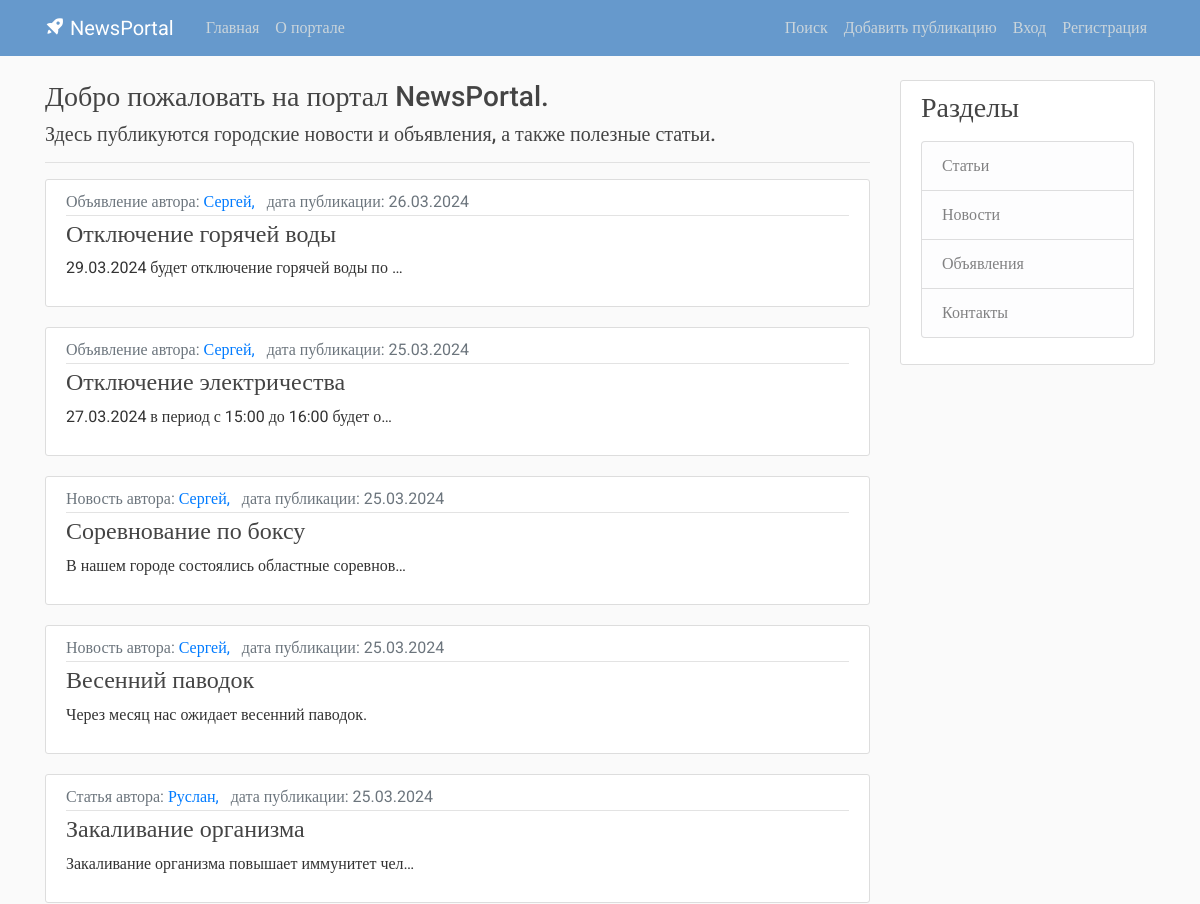
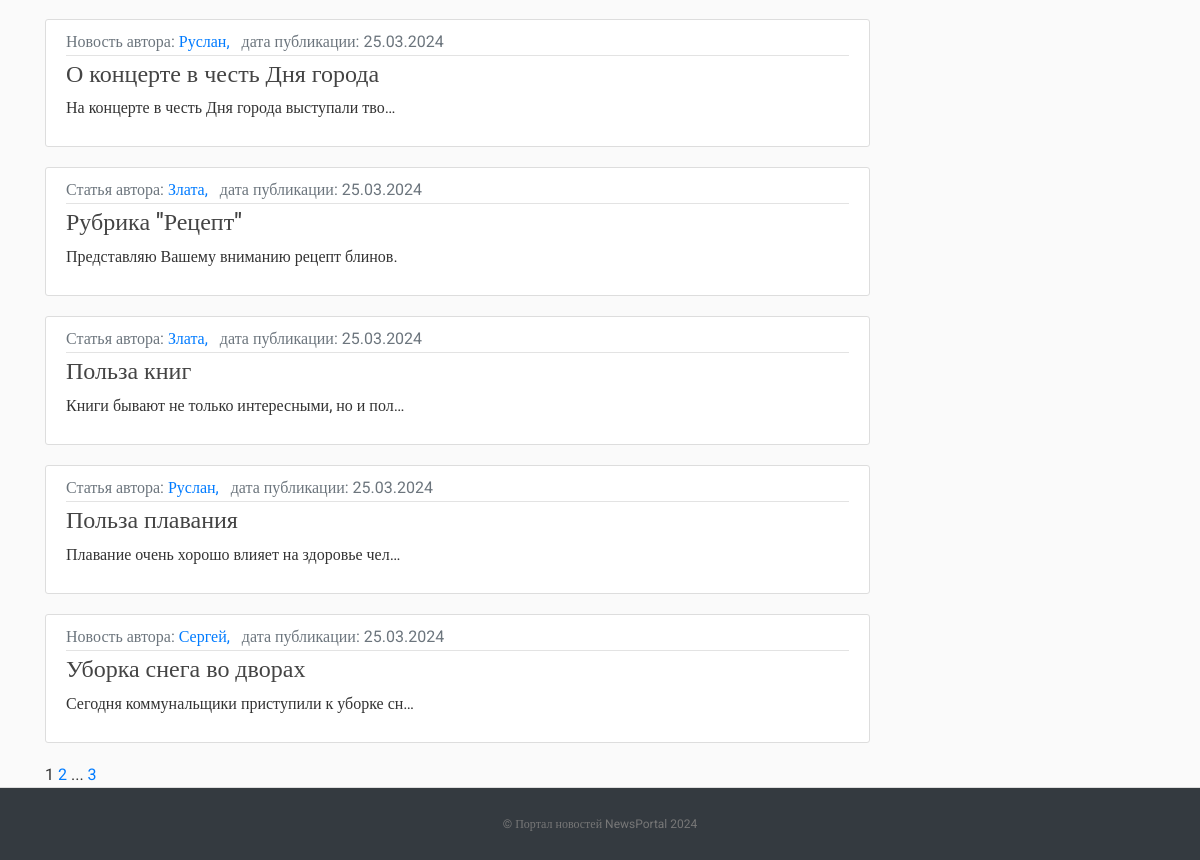
The page / on the database its author committed (2 pictures, top to bottom).
### post/models.py (models this page shows, shortened)
class Post(models.Model):
    NEWS = 'NW'
    ARTICLE = 'AR'
    NOTIFICATION = 'NT'
    CATEGORY_CHOICES = (
        (NEWS, 'Новость'),
        (ARTICLE, 'Статья'),
        (NOTIFICATION, 'Объявление'),
    )
    categoryType = models.CharField(max_length=2, choices=CATEGORY_CHOICES, default=ARTICLE, verbose_name='Тип публикации')
    dateCreation = models.DateTimeField(default=timezone.now, verbose_name='Дата и время создания публикации')
    title = models.CharField(max_length=128, verbose_name='Заголовок публикации')
    text = models.TextField(verbose_name='Текст публикации')
    rating = models.SmallIntegerField(default=0, verbose_name='Рейтинг публикации')
    author = models.ForeignKey(Author, on_delete=models.CASCADE, verbose_name='Автор публикации')
    category = models.ManyToManyField(Category, verbose_name='Категория публикации')
    def get_absolute_url(self):
        return reverse('post_detail', args=[str(self.id)])
    class Meta:
        ordering = ['-dateCreation',]
        verbose_name = 'Публикация'
        verbose_name_plural = 'Публикации'

class Author(models.Model):
    authorUser = models.OneToOneField(User, unique=True, on_delete=models.CASCADE)
    ratingAuthor = models.SmallIntegerField(default=0)
    def __str__(self):
        return self.authorUser.username
    class Meta:
        verbose_name = 'Автор'
        verbose_name_plural = 'Авторы'

### post/views.py (the view)
# urls.py: path('', PostHome.as_view(), name='portal_home'),
class PostHome(ListView):
    model = Post
    ordering = '-dateCreation'
    template_name = 'flatpages/home.html'
    context_object_name = 'postlist'
    paginate_by = 10  # количество записей на странице

### post/templatetags/custom_tags.py (called while the page is built)
@register.simple_tag(takes_context=True)
def url_replace(context, **kwargs):
   d = context['request'].GET.copy()
   for k, v in kwargs.items():
       d[k] = v
   return d.urlencode()

### templates/flatpages/home.html (shortened to what this page needs)
{% extends 'flatpages/default.html' %}
{% load censor %}
{% load custom_tags %}
{% block content %}
<h3>Добро пожаловать на портал NewsPortal.</h3>
    <h5>Здесь публикуются городские новости и объявления, а также полезные статьи.</h5>
<hr />
{% for post in postlist %}
    <article class="media content-section">
        <div class="media-body">
            <div class="article-metadata">
                <a class="text-muted"> {{ post.get_categoryType_display }} автора: </a>
                <a class="mr-2" href="#"> {{ post.author }}, </a>
                <a class="text-muted">дата публикации: {{ post.dateCreation|date:"d.m.Y" }}</a>
            </div>
              <h4><a class="article-title" href="{{ post.get_absolute_url }}">{{ post.title|censor_w }}</a></h4>
              <p class="article-content">{{ post.text|truncatechars:45|censor_w }}</p>
        </div>
    </article>
{% endfor %}
{{ page_obj.number }}
{% if page_obj.has_next %}
    <a href="?{% url_replace page=page_obj.next_page_number %}">{{ page_obj.next_page_number }}</a>
    {% if paginator.num_pages != page_obj.next_page_number %}
        ...
        <a href="?{% url_replace page=page_obj.paginator.num_pages %}">{{ page_obj.paginator.num_pages }}</a>
    {% endif %}
{% endif %}
{% endblock content %}

### templates/flatpages/default.html (shortened to what this page needs)
<!DOCTYPE html>
{% load static %}
<html>
<head>
     <link rel="stylesheet" href="https://maxcdn.bootstrapcdn.com/bootstrap/4.0.0/css/bootstrap.min.css">
     <link rel="stylesheet" type="text/css" href="{% static 'css/main.css' %}">
     <link href='https://unpkg.com/boxicons@2.1.2/css/boxicons.min.css' rel='stylesheet'>
</head>
<body>
    <header class="site-header">
      <nav class="navbar navbar-expand-md navbar-dark bg-blue fixed-top">
        <div class="container">
          <a class="navbar-brand mr-4" href="#"><i class='bx bxs-rocket bx-tada-hover'></i> NewsPortal</a>
          <div class="collapse navbar-collapse" id="navbarToggle">
            <div class="navbar-nav mr-auto">
              <a class="nav-item nav-link " href="{% url 'portal_home' %}">Главная</a>
              <a class="nav-item nav-link" href='/about/'>О портале</a>
            </div>
            <div class="navbar-nav">
                <a class="nav-item nav-link" href="{% url 'post_search' %}">Поиск</a>
                <a class="nav-item nav-link" href="{% url 'post_create' %}">Добавить публикацию</a>
                <a class="nav-item nav-link" href="#">Вход</a>
                <a class="nav-item nav-link" href="#">Регистрация</a>
            </div>
          </div>
        </div>
      </nav>
    </header>
    <main role="main" class="container">
      <div class="row">
        <div class="col-md-9">
          {% block content %} {{ flatpage.content }} {% endblock %}
        </div>
        <div class="col-md-3">
          <div class="content-section">
            <h3>Разделы</h3>
            <p class='text-muted'>
              <ul class="list-group">
                <a class="list-group-item list-group-item-light" href="{% url 'article_list' %}">Статьи</a>
                <a class="list-group-item list-group-item-light" href="{% url 'news_list' %}">Новости</a>
                <a class="list-group-item list-group-item-light" href="{% url 'notification_list' %}">Объявления</a>
                <a class="list-group-item list-group-item-light" href="/contacts/">Контакты</a>
              </ul>
            </p>
          </div>
        </div>
      </div>
    </main>
    <footer class="text-center bg-dark">
      <p><a href="#">© Портал новостей NewsPortal 2024</a></p>
    </footer>
</body>
</html>

### static/css/main.css (style rules this page uses)
body, html { width:100%; height:100% }
body { margin:0; padding:0; background: #fafafa; color: #333333; margin-top: 5rem; font-family:Roboto; }
h1, h2, h3, h4, h5, h6 { color: #444444; }
ul { margin: 0; }
.bg-blue { background-color: #6699cc; }
.site-header .navbar-nav .nav-link { color: #cbd5db; }
.content-section { background: #ffffff; padding: 10px 20px; border: 1px solid #dddddd; border-radius: 3px; margin-bottom: 20px; }
.article-title { color: #444444; }
.article-content { white-space: pre-line; }
.article-metadata { padding-bottom: 1px; margin-bottom: 4px; border-bottom: 1px solid #e3e3e3 }
footer { position: sticky!important; top: 100%; padding-top:25px; padding-bottom:25px; border-top:1px solid #ddd; }
footer p { margin:2px; text-align:center; padding:0 40px; color:#fff; font-size:12px; }
footer a { color:#777 }

### rows shown on the page
Post: categoryType "Объявление", author "Сергей", dateCreation "26.03.2024", title|censor_w "Отключение горячей воды", text|censor_w "29.03.2024 будет отключение горячей воды по …"
Post: categoryType "Объявление", author "Сергей", dateCreation "25.03.2024", title|censor_w "Отключение электричества", text|censor_w "27.03.2024 в период с 15:00 до 16:00 будет о…"
Post: categoryType "Новость", author "Сергей", dateCreation "25.03.2024", title|censor_w "Соревнование по боксу", text|censor_w "В нашем городе состоялись областные соревнов…"
Post: categoryType "Новость", author "Сергей", dateCreation "25.03.2024", title|censor_w "Весенний паводок", text|censor_w "Через месяц нас ожидает весенний паводок."
Post: categoryType "Статья", author "Руслан", dateCreation "25.03.2024", title|censor_w "Закаливание организма", text|censor_w "Закаливание организма повышает иммунитет чел…"
Post: categoryType "Новость", author "Руслан", dateCreation "25.03.2024", title|censor_w "О концерте в честь Дня города", text|censor_w "На концерте в честь Дня города выступали тво…"
Post: categoryType "Статья", author "Злата", dateCreation "25.03.2024", title|censor_w "Рубрика \"Рецепт\"", text|censor_w "Представляю Вашему вниманию рецепт блинов."
Post: categoryType "Статья", author "Злата", dateCreation "25.03.2024", title|censor_w "Польза книг", text|censor_w "Книги бывают не только интересными, но и пол…"
Post: categoryType "Статья", author "Руслан", dateCreation "25.03.2024", title|censor_w "Польза плавания", text|censor_w "Плавание очень хорошо влияет на здоровье чел…"
Post: categoryType "Новость", author "Сергей", dateCreation "25.03.2024", title|censor_w "Уборка снега во дворах", text|censor_w "Сегодня коммунальщики приступили к уборке сн…"

### other values the page prints
{{ page_obj.number }} "1"
{{ page_obj.next_page_number }} "2"
{{ page_obj.paginator.num_pages }} "3"
